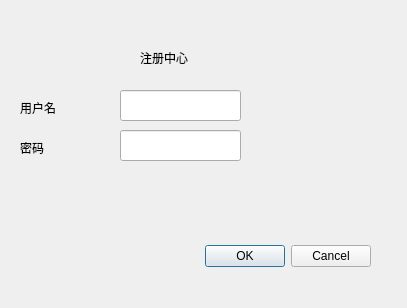
<?xml version="1.0" encoding="UTF-8"?>
<ui version="4.0">
 <class>Register</class>
 <widget class="QDialog" name="Register">
  <property name="geometry">
   <rect>
    <x>0</x>
    <y>0</y>
    <width>407</width>
    <height>308</height>
   </rect>
  </property>
  <property name="windowTitle">
   <string>Dialog</string>
  </property>
  <widget class="QDialogButtonBox" name="buttonBox">
   <property name="geometry">
    <rect>
     <x>30</x>
     <y>240</y>
     <width>341</width>
     <height>32</height>
    </rect>
   </property>
   <property name="orientation">
    <enum>Qt::Horizontal</enum>
   </property>
   <property name="standardButtons">
    <set>QDialogButtonBox::Cancel|QDialogButtonBox::Ok</set>
   </property>
  </widget>
  <widget class="QLabel" name="label">
   <property name="geometry">
    <rect>
     <x>140</x>
     <y>50</y>
     <width>72</width>
     <height>15</height>
    </rect>
   </property>
   <property name="text">
    <string>注册中心</string>
   </property>
  </widget>
  <widget class="QLineEdit" name="lineEdit">
   <property name="geometry">
    <rect>
     <x>120</x>
     <y>90</y>
     <width>121</width>
     <height>31</height>
    </rect>
   </property>
  </widget>
  <widget class="QLineEdit" name="lineEdit_2">
   <property name="geometry">
    <rect>
     <x>120</x>
     <y>130</y>
     <width>121</width>
     <height>31</height>
    </rect>
   </property>
  </widget>
  <widget class="QLabel" name="label_2">
   <property name="geometry">
    <rect>
     <x>20</x>
     <y>100</y>
     <width>72</width>
     <height>15</height>
    </rect>
   </property>
   <property name="text">
    <string>用户名</string>
   </property>
  </widget>
  <widget class="QLabel" name="label_3">
   <property name="geometry">
    <rect>
     <x>20</x>
     <y>140</y>
     <width>72</width>
     <height>15</height>
    </rect>
   </property>
   <property name="text">
    <string>密码</string>
   </property>
  </widget>
 </widget>
 <resources/>
 <connections>
  <connection>
   <sender>buttonBox</sender>
   <signal>accepted()</signal>
   <receiver>Register</receiver>
   <slot>accept()</slot>
   <hints>
    <hint type="sourcelabel">
     <x>248</x>
     <y>254</y>
    </hint>
    <hint type="destinationlabel">
     <x>157</x>
     <y>274</y>
    </hint>
   </hints>
  </connection>
  <connection>
   <sender>buttonBox</sender>
   <signal>rejected()</signal>
   <receiver>Register</receiver>
   <slot>reject()</slot>
   <hints>
    <hint type="sourcelabel">
     <x>316</x>
     <y>260</y>
    </hint>
    <hint type="destinationlabel">
     <x>286</x>
     <y>274</y>
    </hint>
   </hints>
  </connection>
 </connections>
</ui>
